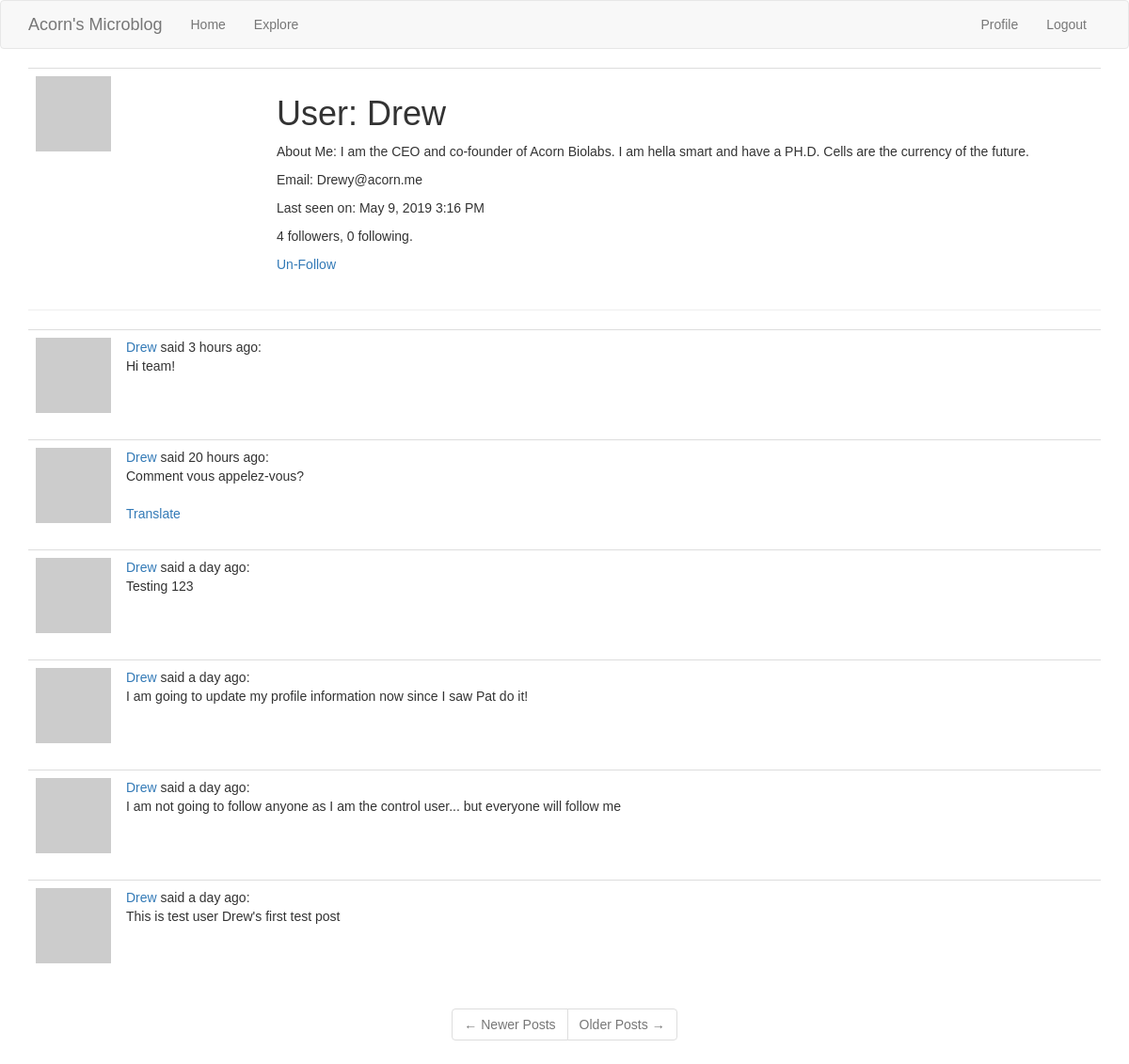
Page /user/Drew (signed in) on the committed database.
### app/models.py (models this page shows, shortened)
class User(UserMixin, db.Model):
    id = db.Column(db.Integer, primary_key=True)
    username = db.Column(db.String(64), index=True, unique=True)
    email = db.Column(db.String(120), index=True, unique=True)
    password_hash = db.Column(db.String(128))
    posts = db.relationship('Post', backref='author', lazy='dynamic')
    followed = db.relationship('User',
                               secondary=followers,
                               primaryjoin=(followers.c.follower_id == id),
                               secondaryjoin=(followers.c.followed_id == id),
                               backref=db.backref('followers',
                                                  lazy='dynamic'),
                               lazy='dynamic')
    def is_following(self, user):
        return self.followed.filter(
            followers.c.followed_id == user.id).count() > 0
    about_me = db.Column(db.String(140))
    last_seen = db.Column(db.DateTime, default=datetime.utcnow)
    def avatar(self, size):
        digest = md5(self.email.lower().encode('utf-8')).hexdigest()
        return 'https://www.gravatar.com/avatar/{}?d=identicon&s={}'.format(digest, size)

class Post(db.Model):
    id = db.Column(db.Integer, primary_key=True)
    body = db.Column(db.String(140))
    timestamp = db.Column(db.DateTime, index=True, default=datetime.utcnow)
    user_id = db.Column(db.Integer, db.ForeignKey('user.id'))
    language = db.Column(db.String(5))

### app/main/routes.py (the view)
@bp.route('/user/<username>')
@login_required
def user(username):
    user = User.query.filter_by(username=username).first_or_404()
    page = request.args.get('page', 1, type=int)
    posts = user.posts.order_by(Post.timestamp.desc()).paginate(page, current_app.config['POSTS_PER_PAGE'], False)
    next_url = url_for('main.user', username=user.username, page=posts.next_num) if posts.has_next else None
    prev_url = url_for('main.user', username=user.username, page=posts.prev_num) if posts.has_prev else None
    return render_template('user.html', user=user, posts=posts.items, next_url=next_url, prev_url=prev_url)

### app/main/routes.py (called while the page is built)
@bp.before_request
def before_request():
    g.locale = str(get_locale())
    if current_user.is_authenticated:
        current_user.last_seen = datetime.utcnow()
        db.session.commit()

### app/models.py (called while the page is built)
@login.user_loader
def load_user(id):
    return User.query.get(int(id))  # DB may use numeric ID hence the int conversion

### app/templates/user.html
{% extends "base.html" %}
{% block app_content %}
    <table class="table table-hover">
        <tr>
            <td width="256px">
                <img src="{{ user.avatar(256) }}">
            </td>
            <td>
                <h1>User: {{ user.username }}</h1>
                {% if user.about_me %}
                    <p>
                        About Me: {{ user.about_me }}
                    </p>
                {% endif %}
                <p>
                    Email: {{ user.email }}
                </p>
                {% if user.last_seen %}
                    <p>
                        Last seen on: {{ moment(user.last_seen).format('LLL') }}
                    </p>
                {% endif %}
                <p>{{ user.followers.count() }} followers, {{ user.followed.count() }} following.</p>
                {% if user == current_user %}
                    <p>
                        <a href="{{ url_for('main.edit_profile') }}">
                            Edit your profile
                        </a>
                    </p>
                {% elif not current_user.is_following(user) %}
                    <p>
                        <a href="{{ url_for('main.follow', username=user.username) }}">
                            Follow
                        </a>
                    </p>
                {% else %}
                    <p>
                        <a href="{{ url_for('main.unfollow', username=user.username) }}">
                            Un-Follow
                        </a>
                    </p>
                {% endif %}
            </td>
        </tr>
    </table>
    <hr>
    {% for post in posts %}
        {% include '_post.html' %}
    {% endfor %}
    <div class="row text-center">
        <nav aria-label="...">
            <ul class="pagination">
                <li class="page-item{% if not prev_url %} disabled{% endif %}">
                    <a class="page-link" href="{{ prev_url or '#' }}" tabindex="{% if not prev_url %}-1{%else%}1{%endif%}">
                        <span aria-hidden="true">&larr;</span> Newer Posts
                    </a>
                </li>
                <li class="page-item{% if not next_url %} disabled{% endif %}">
                    <a class="page-link" href="{{ next_url or '#' }}" tabindex="{% if not next_url %}-1{%else%}1{%endif%}">
                        Older Posts <span aria-hidden="true">&rarr;</span>
                    </a>
                </li>
            </ul>
        </nav>
    </div>
{% endblock %}

### app/templates/_post.html
<table class="table table-hover">
        <tr>
            <td width="70px">
                <a href="{{ url_for('main.user', username=post.author.username) }}">
                    <img src="{{ post.author.avatar(70) }}" />
                </a>
            </td>
            <td>
                <a class="font-weight-bold" style="text-decoration:none;" href="{{ url_for('main.user', username=post.author.username) }}">
                    {{ post.author.username }}
                </a>
                said {{ moment(post.timestamp).fromNow() }}:
                <br>
                <span id="post{{ post.id }}">
                    {{ post.body }}
                </span>
                {% if post.language and post.language != g.locale %}
                <br><br>
                <span id="translation{{ post.id }}">
                    <a href="javascript:translate(
                                '#post{{ post.id }}',
                                '#translation{{ post.id }}',
                                '{{ post.language }}',
                                '{{ g.locale }}');">{{ 'Translate' }}
                    </a>
                </span>
                {% endif %}
            </td>
        </tr>
    </table>

### app/static/css/main.css (style rules this page uses)
html { font-family: commuters-sans, sans-serif; }
body { font-family: commuters-sans, sans-serif; }

### rows in the picture
User: username "Drew", about_me "I am the CEO and co-founder of Acorn Biolabs. I am hella smart and have a PH.D. Cells are the currency of the future.", email "Drewy@acorn.me", last_seen "May 9, 2019 3:16 PM"
Post: author.username "Drew", timestamp "3 hours ago", body "Hi team!"
Post: author.username "Drew", timestamp "20 hours ago", body "Comment vous appelez-vous?", value "Translate"
Post: author.username "Drew", timestamp "a day ago", body "Testing 123"
Post: author.username "Drew", timestamp "a day ago", body "I am going to update my profile information now since I saw Pat do it!"
Post: author.username "Drew", timestamp "a day ago", body "I am not going to follow anyone as I am the control user... but everyone will follow me"
Post: author.username "Drew", timestamp "a day ago", body "This is test user Drew's first test post"

### other values in the picture
{{ user.followers.count() }} "4"
{{ user.followed.count() }} "0"
